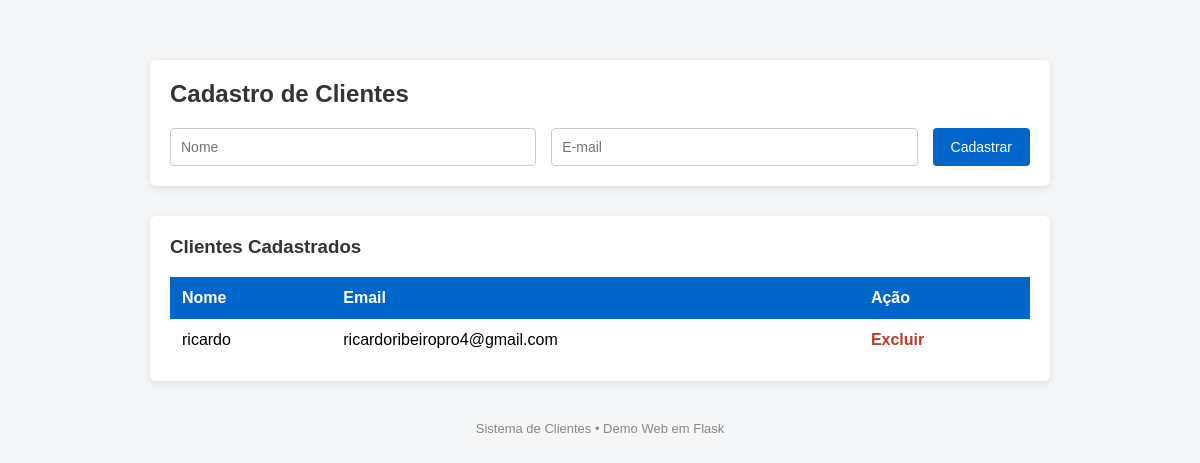
The app's page /, older data.
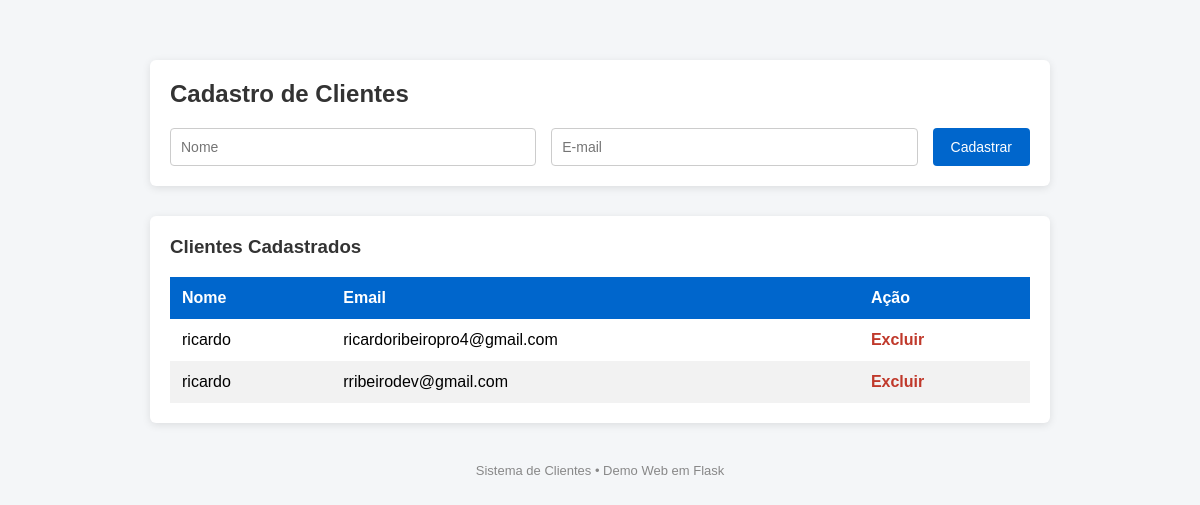
The same page, newer data.
### tables this page shows
CREATE TABLE clientes (
        id INTEGER PRIMARY KEY AUTOINCREMENT,
        nome TEXT NOT NULL,
        email TEXT UNIQUE NOT NULL,
        ativo INTEGER DEFAULT 1
        );

### web/app.py (the view)
@app.route("/")
def index():
    with conectar() as conn:
        clientes = conn.execute(
            "SELECT id, nome, email FROM clientes WHERE ativo = 1"
        ).fetchall()
    return render_template("index.html", clientes=clientes)

### web/database.py (called while the page is built)
def conectar():
    return sqlite3.connect(DB_PATH)

### web/templates/index.html (shortened to what this page needs)
<!DOCTYPE html>
<html lang="pt-br">
<head>
</head>
<body>
    <div class="container">
        <div class="card">
            <h2>Cadastro de Clientes</h2>
            <form method="POST" action="/add">
                <input type="text" name="nome" placeholder="Nome" required>
                <input type="email" name="email" placeholder="E-mail" required>
                <button type="submit">Cadastrar</button>
            </form>
        </div>
        <div class="card">
            <h3>Clientes Cadastrados</h3>
            <table>
                <thead>
                    <tr>
                        <th>Nome</th>
                        <th>Email</th>
                        <th>Ação</th>
                    </tr>
                </thead>
                <tbody>
                    {% for c in clientes %}
                    <tr>
                        <td>{{ c[1] }}</td>
                        <td>{{ c[2] }}</td>
                        <td>
                            <a href="/delete/{{ c[0] }}" class="action">Excluir</a>
                        </td>
                    </tr>
                    {% endfor %}
                </tbody>
            </table>
        </div>
        <footer>
            Sistema de Clientes • Demo Web em Flask
        </footer>
    </div>
</body>
</html>

Row changes from the older to the newer data that the page shows:
added clientes: nome "ricardo", email "rribeirodev@gmail.com"
